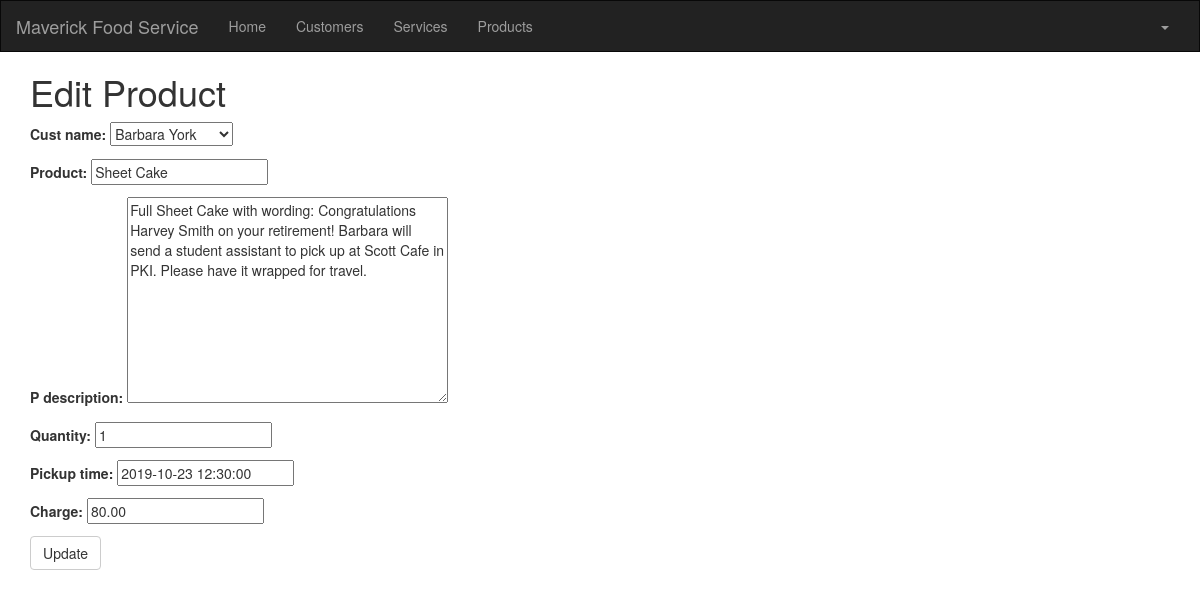
The app's page /product/2/edit/ (signed in) with its own data.
### crm/models.py (models this page shows, shortened)
class Customer(models.Model):
    cust_name = models.CharField(max_length=50)
    organization = models.CharField(max_length=100, blank=True)
    role = models.CharField(max_length=100)
    email = models.EmailField(max_length=100)
    bldgroom = models.CharField(max_length=100)
    address = models.CharField(max_length=200)
    account_number = models.IntegerField(blank=False, null=False)
    city = models.CharField(max_length=50)
    state = models.CharField(max_length=50)
    zipcode = models.CharField(max_length=10)
    phone_number = models.CharField(max_length=50)
    created_date = models.DateTimeField(default=timezone.now)
    updated_date = models.DateTimeField(auto_now_add=True)
    def __str__(self):
        return str(self.cust_name)

class Product(models.Model):
    cust_name = models.ForeignKey(Customer, on_delete=models.CASCADE, related_name='products')
    product = models.CharField(max_length=100)
    p_description = models.TextField()
    quantity = models.IntegerField()
    pickup_time = models.DateTimeField( default=timezone.now)
    charge = models.DecimalField(max_digits=10, decimal_places=2)
    created_date = models.DateTimeField( default=timezone.now)
    updated_date = models.DateTimeField(auto_now_add=True)

### crm/views.py (the view)
# urls.py: path('product/<int:pk>/edit/', views.product_edit, name='product_edit'),
@login_required
def product_edit(request, pk):
    product = get_object_or_404(Product, pk=pk)
    if request.method == "POST":
        form = ProductForm(request.POST, instance=product)
        if form.is_valid():
            product = form.save()
            product.updated_date = timezone.now()
            product.save()
            products = Product.objects.filter(created_date__lte=timezone.now())
            return render(request, 'crm/product_list.html', {'products': products})
    else:
        form = ProductForm(instance=product)
    return render(request, 'crm/product_edit.html', {'form': form})

### crm/forms.py
class ProductForm(forms.ModelForm):
    class Meta:
        model = Product
        fields = ('cust_name', 'product', 'p_description', 'quantity', 'pickup_time', 'charge')

### crm/templates/crm/product_edit.html (shortened to what this page needs)
<!DOCTYPE html>
<html lang="en"> {% extends 'crm/base.html' %} {% block content %}
<h1>Edit Product</h1>
<form method="POST" class="service-form">{% csrf_token %} {{ form.as_p }}
    <button type="submit" class="save btn btn-default">Update</button>
</form> {% endblock %}

### records on screen
Customer: cust_name "Barbara York"
Product: product "Sheet Cake", p_description "Full Sheet Cake with wording: Congratulations Harvey Smith on your retirement! Barbara will send a student assistant to pick up at Scott Cafe in PKI. Please have it wrapped for travel.", quantity "1", pickup_time "2019-10-23 12:30:00", charge "80.00"
